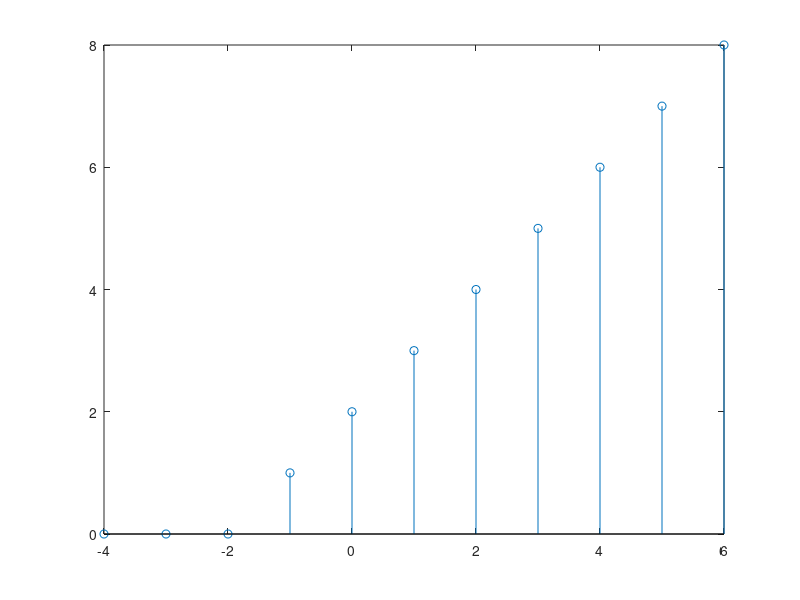

Source code (MATLAB):
function[y,n]=rofnplus2()
% a and b are the lower and upper time limit
% c is the instant at which ramp exists
% a,b,c must be integers for discrete signals
n=-4:6;  %n=a:b;
y=((n+2)>=0).*(n+2); %y=((n-c)>=0).*(n-c);
stem(n,y)
